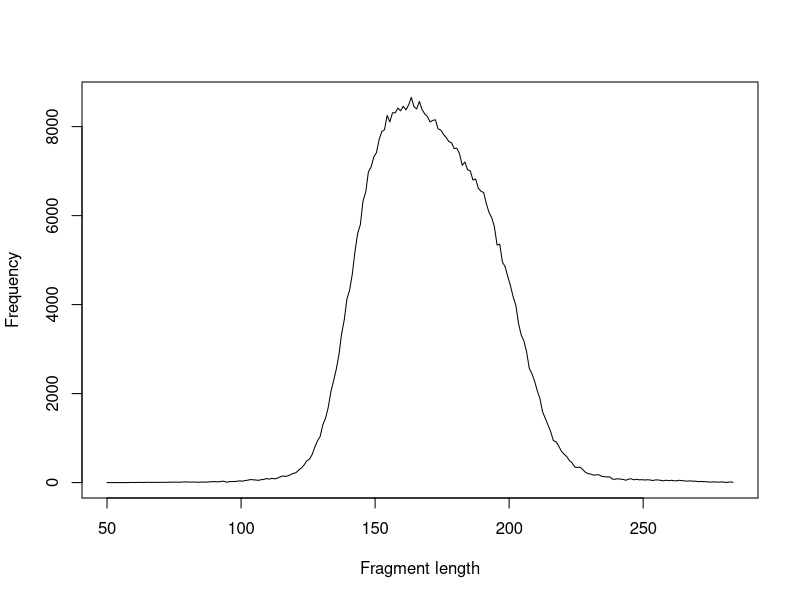

Here is the R script that generated this plot:
x = c(50,51,52,53,54,55,56,57,58,59.5,60.5,61.5,62.5,63.5,64.5,65.5,66.5,67.5,68.5,69.5,70.5,71.5,72.5,73.5,74.5,75.5,76.5,77.5,78.5,79.5,80.5,81.5,82.5,83.5,84.5,85.5,86.5,87.5,88.5,89.5,90.5,91.5,92.5,93.5,94.5,95.5,96.5,97.5,98.5,99.5,100.5,101.5,102.5,103.5,104.5,105.5,106.5,107.5,108.5,109.5,110.5,111.5,112.5,113.5,114.5,115.5,116.5,117.5,118.5,119.5,120.5,121.5,122.5,123.5,124.5,125.5,126.5,127.5,128.5,129.5,130.5,131.5,132.5,133.5,134.5,135.5,136.5,137.5,138.5,139.5,140.5,141.5,142.5,143.5,144.5,145.5,146.5,147.5,148.5,149.5,150.5,151.5,152.5,153.5,154.5,155.5,156.5,157.5,158.5,159.5,160.5,161.5,162.5,163.5,164.5,165.5,166.5,167.5,168.5,169.5,170.5,171.5,172.5,173.5,174.5,175.5,176.5,177.5,178.5,179.5,180.5,181.5,182.5,183.5,184.5,185.5,186.5,187.5,188.5,189.5,190.5,191.5,192.5,193.5,194.5,195.5,196.5,197.5,198.5,199.5,200.5,201.5,202.5,203.5,204.5,205.5,206.5,207.5,208.5,209.5,210.5,211.5,212.5,213.5,214.5,215.5,216.5,217.5,218.5,219.5,220.5,221.5,222.5,223.5,224.5,225.5,226.5,227.5,228.5,229.5,230.5,231.5,232.5,233.5,234.5,235.5,236.5,237.5,238.5,239.5,240.5,241.5,242.5,243.5,244.5,245.5,246.5,247.5,248.5,249.5,250.5,251.5,252.5,253.5,254.5,255.5,256.5,257.5,258.5,259.5,260.5,261.5,262.5,263.5,264.5,265.5,266.5,267.5,268.5,269.5,270.5,271.5,272.5,273.5,274.5,275.5,276.5,277.5,278.5,279.5,280.5,281.5,282.5,283.5)
y = c(0,0,0,0,0,0,0,0,0,4,1,6,5,2,6,7,4,7,4,6,6,7,6,9,11,10,9,9,14,15,13,11,13,8,9,12,12,12,17,21,21,16,27,32,9,20,24,24,30,39,31,46,54,68,63,58,51,65,70,92,78,94,84,100,125,149,139,152,180,206,223,283,326,395,488,524,630,796,938,1037,1299,1445,1685,2040,2284,2543,2872,3341,3661,4130,4328,4689,5199,5601,5800,6331,6529,6985,7094,7316,7416,7708,7890,7931,8253,8107,8312,8311,8417,8357,8458,8376,8486,8657,8449,8397,8566,8387,8287,8229,8106,8141,8154,7949,7925,7826,7757,7667,7639,7508,7516,7387,7131,7205,7030,7007,6800,6824,6617,6548,6519,6269,6070,5952,5750,5340,5358,4955,4852,4630,4423,4171,3987,3576,3319,3185,2944,2572,2446,2279,2064,1888,1586,1441,1295,1144,945,918,821,705,638,583,494,443,349,340,347,289,230,201,190,168,174,176,142,132,127,130,79,75,86,78,72,53,77,86,62,75,62,66,58,64,60,47,59,60,51,39,54,42,51,41,41,52,43,38,32,40,30,33,21,26,22,21,12,13,18,11,11,16,6,6,16,6)
pdf("01.stats.fragment_length.pdf")
plot(x, y, xlab="Fragment length", ylab="Frequency", type="l")
dev.off()
